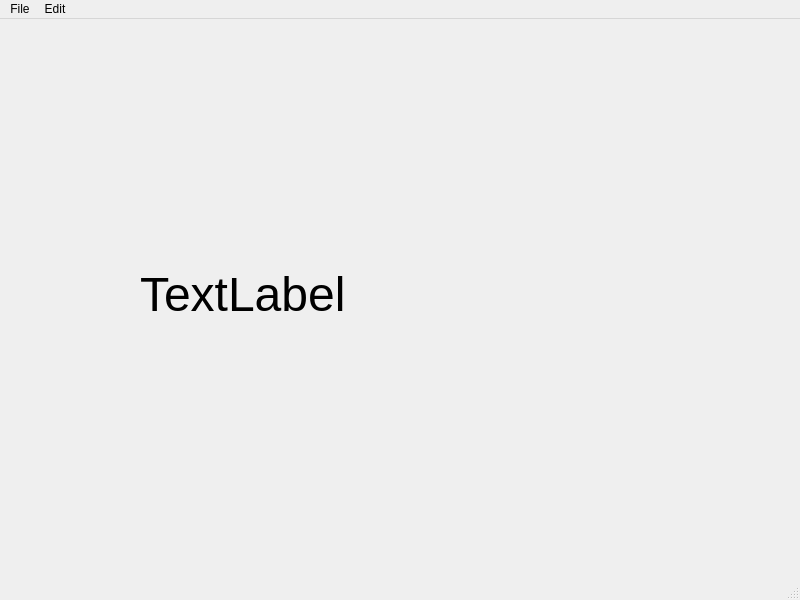
<?xml version="1.0" encoding="UTF-8"?>
<ui version="4.0">
 <class>MainWindow</class>
 <widget class="QMainWindow" name="MainWindow">
  <property name="geometry">
   <rect>
    <x>0</x>
    <y>0</y>
    <width>800</width>
    <height>600</height>
   </rect>
  </property>
  <property name="windowTitle">
   <string>MainWindow</string>
  </property>
  <widget class="QWidget" name="centralwidget">
   <widget class="QLabel" name="label">
    <property name="geometry">
     <rect>
      <x>140</x>
      <y>160</y>
      <width>351</width>
      <height>231</height>
     </rect>
    </property>
    <property name="font">
     <font>
      <pointsize>36</pointsize>
     </font>
    </property>
    <property name="text">
     <string>TextLabel</string>
    </property>
   </widget>
  </widget>
  <widget class="QMenuBar" name="menubar">
   <property name="geometry">
    <rect>
     <x>0</x>
     <y>0</y>
     <width>800</width>
     <height>31</height>
    </rect>
   </property>
   <widget class="QMenu" name="menuFile">
    <property name="title">
     <string>File</string>
    </property>
    <addaction name="actionNew"/>
    <addaction name="actionSave_2"/>
   </widget>
   <widget class="QMenu" name="menuEdit">
    <property name="title">
     <string>Edit</string>
    </property>
    <addaction name="actionCopy"/>
    <addaction name="actionOaste"/>
   </widget>
   <addaction name="menuFile"/>
   <addaction name="menuEdit"/>
  </widget>
  <widget class="QStatusBar" name="statusbar"/>
  <action name="actionSave">
   <property name="text">
    <string>Save</string>
   </property>
  </action>
  <action name="actionNew">
   <property name="text">
    <string>New</string>
   </property>
   <property name="statusTip">
    <string>Create a new file</string>
   </property>
   <property name="shortcut">
    <string>Ctrl+N</string>
   </property>
  </action>
  <action name="actionSave_2">
   <property name="text">
    <string>Save</string>
   </property>
   <property name="statusTip">
    <string>Save a file</string>
   </property>
   <property name="shortcut">
    <string>Ctrl+S</string>
   </property>
  </action>
  <action name="actionCopy">
   <property name="text">
    <string>Copy</string>
   </property>
   <property name="statusTip">
    <string>Copy a file</string>
   </property>
   <property name="shortcut">
    <string>Ctrl+C</string>
   </property>
  </action>
  <action name="actionOaste">
   <property name="text">
    <string>Paste</string>
   </property>
   <property name="statusTip">
    <string>Paste a file</string>
   </property>
   <property name="shortcut">
    <string>Ctrl+S</string>
   </property>
   <property name="shortcutContext">
    <enum>Qt::WindowShortcut</enum>
   </property>
  </action>
 </widget>
 <resources/>
 <connections/>
</ui>
